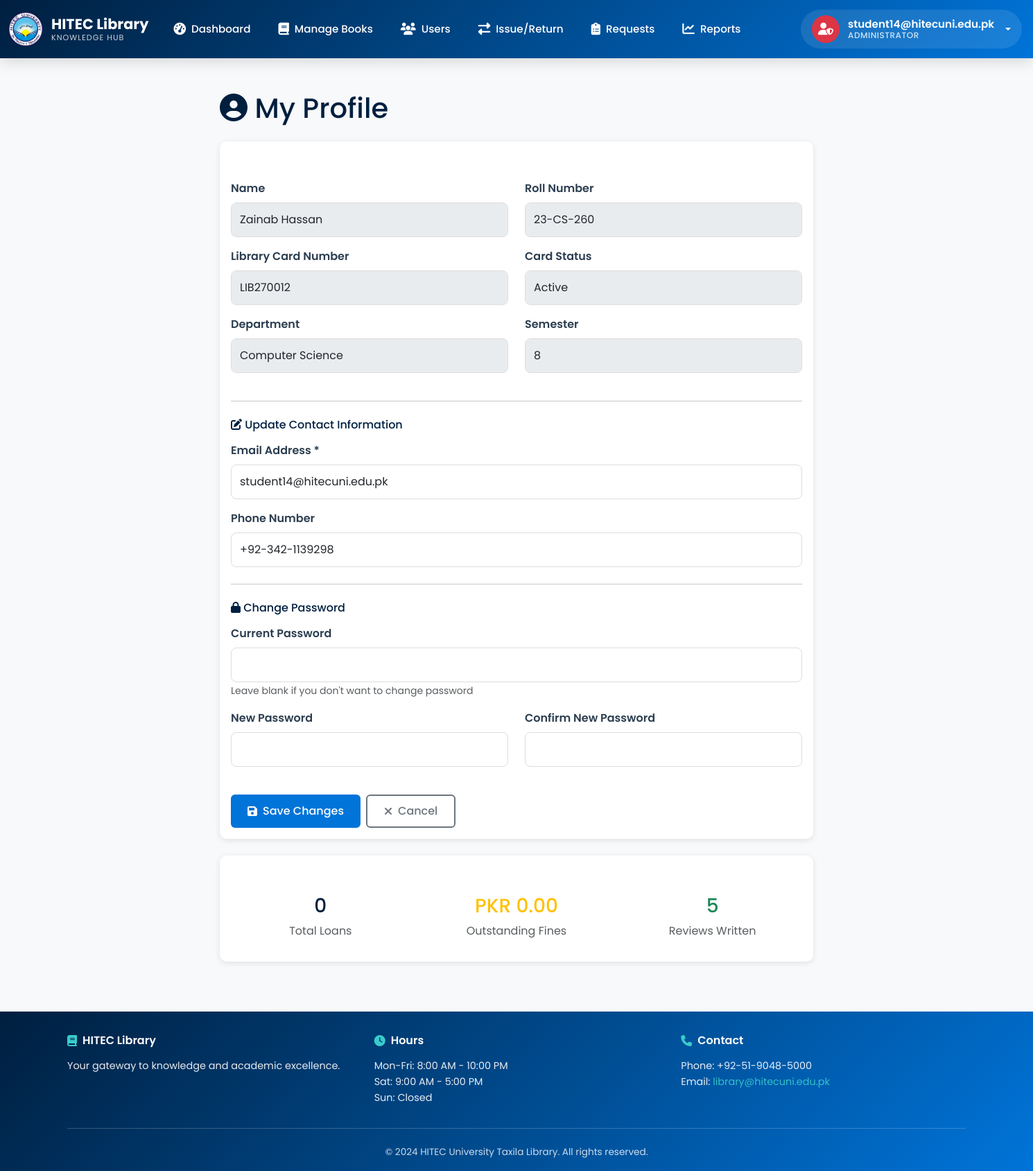
The page /student/profile (signed in) on the database its author committed.
### app.py (models this page shows, shortened)
class Student(db.Model):
    id = db.Column(db.Integer, primary_key=True)
    name = db.Column(db.String(150), nullable=False)
    email = db.Column(db.String(100), unique=True, nullable=False)
    roll_number = db.Column(db.String(20), unique=True, nullable=False)
    phone = db.Column(db.String(15))
    department = db.Column(db.String(100))
    semester = db.Column(db.Integer)
    library_card_number = db.Column(db.String(50), unique=True, nullable=False)
    password_hash = db.Column(db.String(255), nullable=True)  # For student authentication
    card_status = db.Column(db.String(20), default='active')  # active, suspended, expired
    total_fines = db.Column(db.Float, default=0.0)
    registered_at = db.Column(db.DateTime, default=get_utc_now)
    profile_image = db.Column(db.String(500), default='https://ui-avatars.com/api/?name={}&background=random'.format('Student'))
    last_login = db.Column(db.DateTime, nullable=True)
    loans = db.relationship('Loan', backref='student', lazy=True)
    reviews = db.relationship('Review', backref='student', lazy=True)

### app.py (the view, shortened to what this page needs)
@app.route('/student/profile', methods=['GET', 'POST'])
@student_login_required
def student_profile():
    student = Student.query.get_or_404(session['student_id'])
    return render_template('student/profile.html', student=student)

### templates/student/profile.html (shortened to what this page needs)
{% extends "base.html" %}
{% block content %}
<div class="container py-4">
    <div class="row">
        <div class="col-md-8 mx-auto">
            <h1 class="text-primary mb-4">
                <i class="fas fa-user-circle"></i> My Profile
            </h1>
            <div class="card border-0 shadow-sm mb-4">
                <div class="card-header bg-gradient text-white">
                    <h5 class="mb-0"><i class="fas fa-id-card"></i> Personal Information</h5>
                </div>
                <div class="card-body">
                    <form method="POST">
                        <div class="row">
                            <div class="col-md-6 mb-3">
                                <label class="form-label">Name</label>
                                <input type="text" class="form-control" value="{{ student.name }}" disabled>
                            </div>
                            <div class="col-md-6 mb-3">
                                <label class="form-label">Roll Number</label>
                                <input type="text" class="form-control" value="{{ student.roll_number }}" disabled>
                            </div>
                        </div>
                        <div class="row">
                            <div class="col-md-6 mb-3">
                                <label class="form-label">Library Card Number</label>
                                <input type="text" class="form-control" value="{{ student.library_card_number }}" disabled>
                            </div>
                            <div class="col-md-6 mb-3">
                                <label class="form-label">Card Status</label>
                                <input type="text" class="form-control" value="{{ student.card_status|title }}" disabled>
                            </div>
                        </div>
                        <div class="row">
                            <div class="col-md-6 mb-3">
                                <label class="form-label">Department</label>
                                <input type="text" class="form-control" value="{{ student.department or 'N/A' }}" disabled>
                            </div>
                            <div class="col-md-6 mb-3">
                                <label class="form-label">Semester</label>
                                <input type="text" class="form-control" value="{{ student.semester or 'N/A' }}" disabled>
                            </div>
                        </div>
                        <hr class="my-4">
                        <h6 class="text-primary mb-3"><i class="fas fa-edit"></i> Update Contact Information</h6>
                        <div class="mb-3">
                            <label for="email" class="form-label">Email Address *</label>
                            <input type="email" class="form-control" id="email" name="email" value="{{ student.email }}" required>
                        </div>
                        <div class="mb-3">
                            <label for="phone" class="form-label">Phone Number</label>
                            <input type="tel" class="form-control" id="phone" name="phone" value="{{ student.phone or '' }}" placeholder="+92-XXX-XXXXXXX">
                        </div>
                        <hr class="my-4">
                        <h6 class="text-primary mb-3"><i class="fas fa-lock"></i> Change Password</h6>
                        <div class="mb-3">
                            <label for="current_password" class="form-label">Current Password</label>
                            <input type="password" class="form-control" id="current_password" name="current_password">
                            <small class="text-muted">Leave blank if you don't want to change password</small>
                        </div>
                        <div class="row">
                            <div class="col-md-6 mb-3">
                                <label for="new_password" class="form-label">New Password</label>
                                <input type="password" class="form-control" id="new_password" name="new_password">
                            </div>
                            <div class="col-md-6 mb-3">
                                <label for="confirm_password" class="form-label">Confirm New Password</label>
                                <input type="password" class="form-control" id="confirm_password" name="confirm_password">
                            </div>
                        </div>
                        <div class="d-flex gap-2 mt-4">
                            <button type="submit" class="btn btn-primary">
                                <i class="fas fa-save"></i> Save Changes
                            </button>
                            <a href="/student/dashboard" class="btn btn-outline-secondary">
                                <i class="fas fa-times"></i> Cancel
                            </a>
                        </div>
                    </form>
                </div>
            </div>
            <div class="card border-0 shadow-sm">
                <div class="card-header bg-gradient text-white">
                    <h5 class="mb-0"><i class="fas fa-chart-bar"></i> Account Statistics</h5>
                </div>
                <div class="card-body">
                    <div class="row text-center">
                        <div class="col-md-4 mb-3">
                            <h3 class="text-primary">{{ student.loans|length }}</h3>
                            <p class="text-muted mb-0">Total Loans</p>
                        </div>
                        <div class="col-md-4 mb-3">
                            <h3 class="text-warning">PKR {{ "%.2f"|format(student.total_fines) }}</h3>
                            <p class="text-muted mb-0">Outstanding Fines</p>
                        </div>
                        <div class="col-md-4 mb-3">
                            <h3 class="text-success">{{ student.reviews|length }}</h3>
                            <p class="text-muted mb-0">Reviews Written</p>
                        </div>
                    </div>
                </div>
            </div>
        </div>
    </div>
</div>
{% endblock %}

### templates/base.html (shortened to what this page needs)
<!DOCTYPE html>
<html lang="en">
<head>
    <link href="https://cdn.jsdelivr.net/npm/bootstrap@5.3.2/dist/css/bootstrap.min.css" rel="stylesheet">
    <link rel="stylesheet" href="https://cdnjs.cloudflare.com/ajax/libs/font-awesome/6.4.0/css/all.min.css">
</head>
<body>
    <nav class="navbar navbar-dark sticky-top">
        <div class="container-fluid">
            <a class="navbar-brand d-flex align-items-center" href="/">
                <div class="brand-logo">
                    <img src="{{ url_for('static', filename='images/hitec-logo.png') }}"
                         alt="HITEC University"
                         width="50"
                         height="50"
                         style="object-fit: contain;">
                </div>
                <div class="brand-text">
                    <span class="brand-name">HITEC Library</span>
                    <small class="brand-tagline">Knowledge Hub</small>
                </div>
            </a>
            <div class="d-none d-lg-flex flex-grow-1 align-items-center">
                <ul class="navbar-nav me-auto mb-2 mb-lg-0 flex-row">
                    {% if session.get('admin_id') %}
                    <li class="nav-item">
                        <a class="nav-link {% if request.endpoint == 'admin_dashboard' %}active{% endif %}" href="/admin/dashboard">
                            <i class="fas fa-tachometer-alt"></i>
                            <span>Dashboard</span>
                        </a>
                    </li>
                    <li class="nav-item">
                        <a class="nav-link {% if request.endpoint == 'admin_books' %}active{% endif %}" href="/admin/books">
                            <i class="fas fa-book"></i>
                            <span>Manage Books</span>
                        </a>
                    </li>
                    <li class="nav-item">
                        <a class="nav-link {% if request.endpoint == 'admin_students' %}active{% endif %}" href="/admin/students">
                            <i class="fas fa-users"></i>
                            <span>Users</span>
                        </a>
                    </li>
                    <li class="nav-item">
                        <a class="nav-link {% if request.endpoint == 'admin_loans' %}active{% endif %}" href="/admin/loans">
                            <i class="fas fa-exchange-alt"></i>
                            <span>Issue/Return</span>
                        </a>
                    </li>
                    <li class="nav-item">
                        <a class="nav-link {% if request.endpoint == 'admin_rental_requests' %}active{% endif %}" href="/admin/rental-requests">
                            <i class="fas fa-clipboard-list"></i>
                            <span>Requests</span>
                        </a>
                    </li>
                    <li class="nav-item">
                        <a class="nav-link {% if request.endpoint == 'admin_reports' %}active{% endif %}" href="/admin/reports">
                            <i class="fas fa-chart-line"></i>
                            <span>Reports</span>
                        </a>
                    </li>
                    {% endif %}
                </ul>
                <ul class="navbar-nav ms-auto align-items-center">
                    {% if session.get('admin_id') %}
                    <li class="nav-item dropdown">
                        <a class="nav-link dropdown-toggle user-dropdown" href="#" data-bs-toggle="dropdown">
                            <div class="user-avatar bg-danger">
                                <i class="fas fa-user-shield"></i>
                            </div>
                            <div class="user-info">
                                <span class="user-name">{{ session.get('admin_username') }}</span>
                                <small class="user-role">Administrator</small>
                            </div>
                        </a>
                    </li>
                    {% endif %}
                </ul>
            </div>
        </div>
    </nav>
    <main>
        {% block content %}{% endblock %}
    </main>
    <footer class="mt-5">
        <div class="container">
            <div class="footer-content">
                <div class="footer-section">
                    <h5><i class="fas fa-book"></i> HITEC Library</h5>
                    <p>Your gateway to knowledge and academic excellence.</p>
                </div>
                <div class="footer-section">
                    <h5><i class="fas fa-clock"></i> Hours</h5>
                    <p>Mon-Fri: 8:00 AM - 10:00 PM<br>Sat: 9:00 AM - 5:00 PM<br>Sun: Closed</p>
                </div>
                <div class="footer-section">
                    <h5><i class="fas fa-phone"></i> Contact</h5>
                    <p>Phone: +92-51-9048-5000<br>Email: <a href="mailto:library@hitecuni.edu.pk">library@hitecuni.edu.pk</a></p>
                </div>
            </div>
            <div class="footer-bottom">
                <p>&copy; 2024 HITEC University Taxila Library. All rights reserved.</p>
            </div>
        </div>
    </footer>
</body>
</html>

### rows shown on the page
Student: get "student14@hitecuni.edu.pk", name "Zainab Hassan", roll_number "23-CS-260", library_card_number "LIB270012", card_status "Active", department "Computer Science", semester "8", email "student14@hitecuni.edu.pk", phone "+92-342-1139298", total_fines "0.00"

### other values the page prints
{{ student.loans|length }} "0"
{{ student.reviews|length }} "5"
